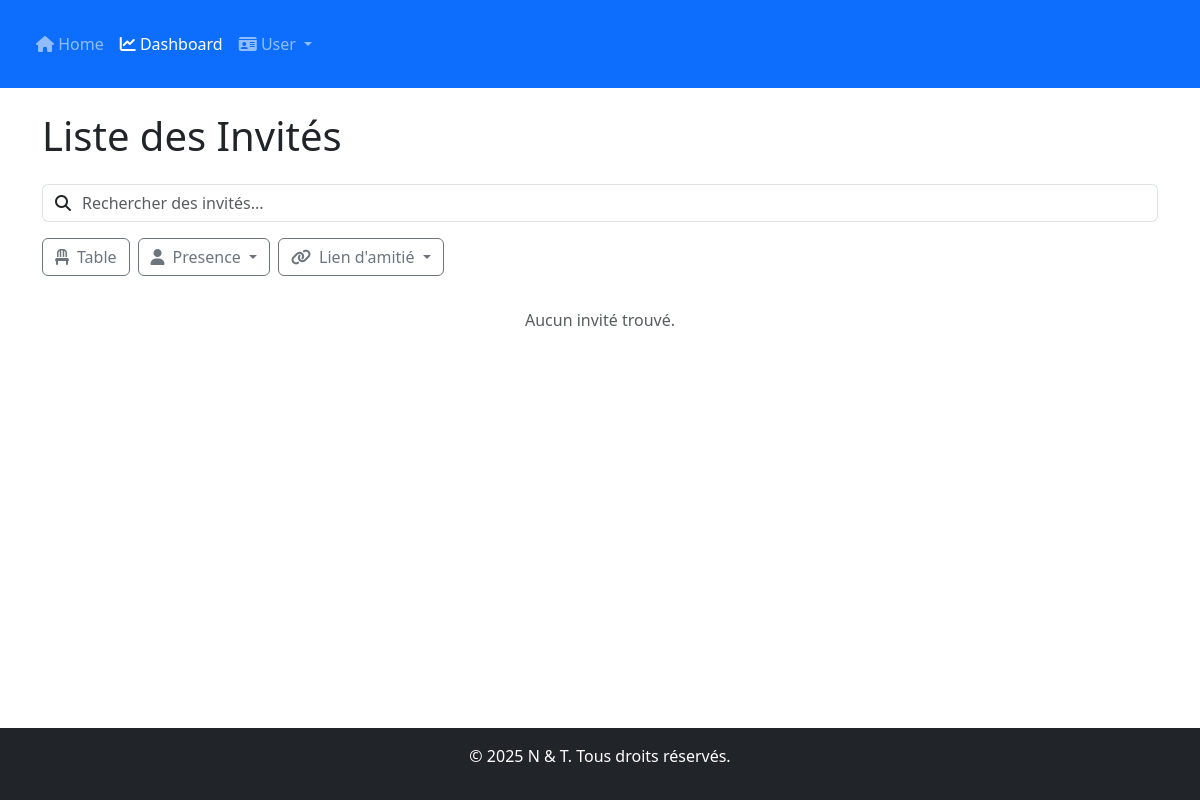
Page /cheking/search/?code=A64 on the earlier database version.
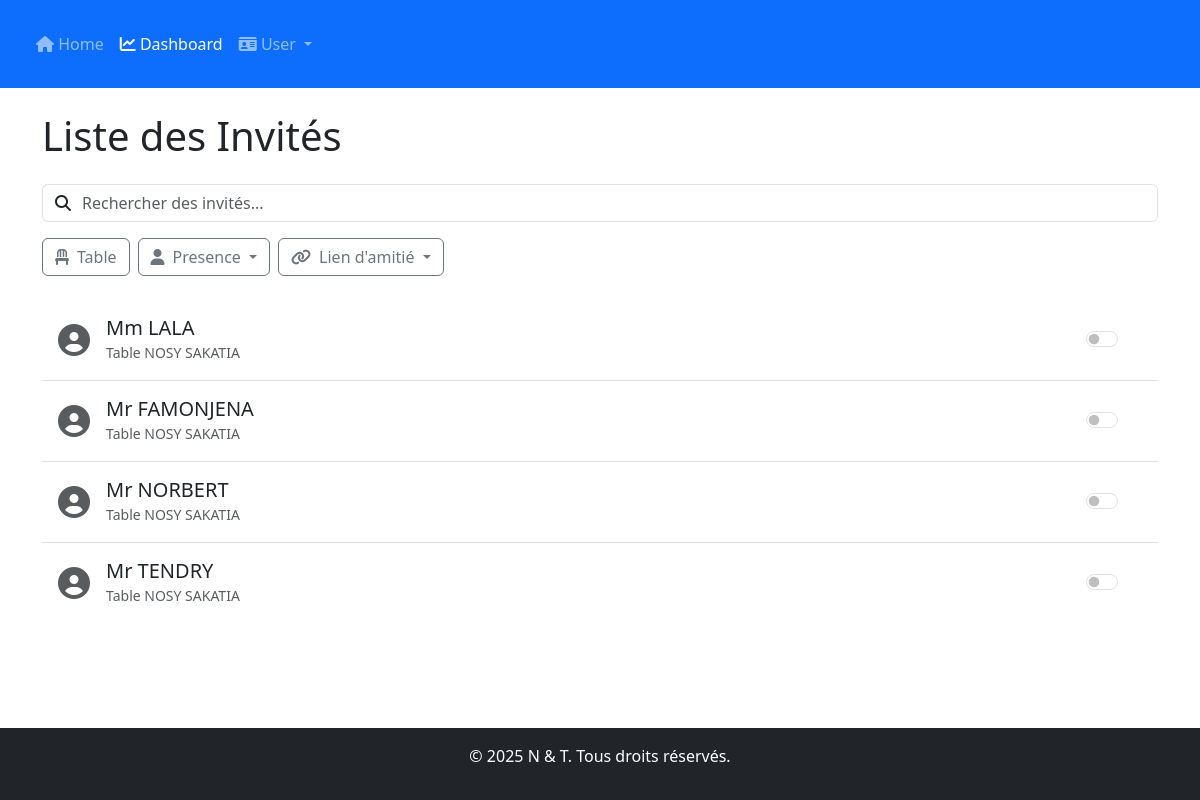
Same page on the later database version.
### cheking/models.py (models this page shows, shortened)
class Invite(models.Model):
    nom = models.CharField(max_length=100)
    ville = models.ForeignKey(Ville, on_delete=models.CASCADE, null=True, blank=True)
    quartier = models.ForeignKey(Quartier, on_delete=models.CASCADE, null=True, blank=True)
    invitation = models.ForeignKey(QrCode, on_delete=models.CASCADE, related_name='invites')
    nombre = models.IntegerField(default=1)
    est_present = models.BooleanField(default=False)
    attente_de_validation = models.BooleanField(default=False)
    lien_amitie = models.ForeignKey(LienAmitie, on_delete=models.CASCADE, null=True, blank=True)

class QrCode(models.Model):
    code = models.CharField(max_length=100, unique=True)
    table = models.ForeignKey(Tables, on_delete=models.CASCADE, null=True, blank=True)

class Tables(models.Model):
    nom = models.CharField(max_length=100)
    def __str__(self):
        return f"Table {self.nom}"

### cheking/views.py (the view)
# urls.py: path('search/', views.search, name="search"),
def search(request):
    code = request.GET.get('code', None)
    if code:
        invites = Invite.objects.filter(invitation__code=code)
    else:
        invites = Invite.objects.all()
    tables = get_tables(invites)
    if not invites.exists():
        messages.error(request, "Aucun invité trouvé avec ce code.")
    context= {
        'tables': tables,
        'invites': invites,}
    return render(request, 'cheking/search_invites.html', context)

### cheking/views.py (called while the page is built)
def get_tables(liste):
    tables = set()
    for invite in liste:
        if invite.invitation and invite.invitation.table:
            tables.add(invite.invitation.table.nom)
    return sorted(tables)

### cheking/templates/cheking/search_invites.html (shortened to what this page needs)
{% extends 'base.html' %}
{% load static %}
{% block content %}
<div class="container py-4">
    <div class="d-flex justify-content-between align-items-center mb-4">
        <h1 class="mb-0">Liste des Invités</h1>
    </div>
    <div class="input-group mb-3">
        <span class="input-group-text bg-white border-end-0" id="search-addon"><i class="fas fa-search"></i></span>
        <input type="text" class="form-control border-start-0 ps-0" placeholder="Rechercher des invités..." aria-label="Search" aria-describedby="search-addon" id="guestSearchInput">
    </div>
    <div class="d-flex flex-wrap gap-2 mb-4">
        <button class="btn btn-outline-secondary filter-btn" data-filter-type="table" id="tableButton">
            <i class="fas fa-chair me-2"></i>Table
        </button>
        <div class="dropdown">
            <button class="btn btn-outline-secondary dropdown-toggle filter-btn" id="abscentButton" data-filter-type="presence" data-default-text="Presence" data-default-icon="fas fa-user me-2" type="button" data-bs-toggle="dropdown" aria-expanded="false">
                <i class="fas fa-user me-2"></i>Presence
            </button>
        </div>
        <div class="dropdown">
            <button class="btn btn-outline-secondary dropdown-toggle filter-btn" id="friendshipButton" data-filter-type="friendship" data-default-text="Lien d'amitié" data-default-icon="fas fa-link me-2" data-bs-toggle="dropdown" aria-expanded="false">
                <i class="fas fa-link me-2"></i>Lien d'amitié
            </button>
        </div>
    </div>
    <div class="guest-list-container overflow-auto" style="max-height: calc(100vh - 400px);">
        <ul class="list-group list-group-flush" id="guestList">
            {% for invite in invites %}
                <li class="list-group-item d-flex justify-content-between align-items-center py-3 guest-item"
                    data-table="{{ invite.invitation.table.nom|default_if_none:'' }}"
                    data-location="{{ invite.quartier.nom|default_if_none:'' }}"
                    data-abcent="{{ invite.est_present }}"
                    data-friendship="{{ invite.lien_amitie.lien|default_if_none:'' }}">
                    <a href="{% url 'cheking:detail' invite.id %}" class="text-decoration-none d-flex align-items-center flex-grow-1 text-dark">
                        <i class="fas fa-user-circle fa-2x me-3 text-muted"></i>
                        <div>
                            <h5 class="mb-0 guest-name">{{ invite.nom }}</h5>
                            <small class="text-muted guest-table">{{ invite.invitation.table|default:"Table : Non assignée" }}</small>
                        </div>
                    </a>
                    <div class="d-flex align-items-center guest-controls">
                        <div class="form-check form-switch me-3">
                            <input class="form-check-input presence-switch"
                                type="checkbox"
                                role="switch"
                                id="presence-switch-{{ invite.id }}"
                                data-invite-id="{{ invite.id }}"
                                {% if invite.est_present %}checked{% endif %}>
                        </div>
                    </div>
                </li>
            {% empty %}
                <li class="list-group-item text-center text-muted">Aucun invité trouvé.</li>
            {% endfor %}
        </ul>
    </div>
</div>
{% endblock %}

Differences in the rows shown:
now on this page (row edited): Invite: nom "Mm LALA", invitation.table "Table NOSY SAKATIA"
now on this page (row edited): Invite: nom "Mr FAMONJENA", invitation.table "Table NOSY SAKATIA"
now on this page (row edited): Invite: nom "Mr NORBERT", invitation.table "Table NOSY SAKATIA"
now on this page (row edited): Invite: nom "Mr TENDRY", invitation.table "Table NOSY SAKATIA"
Other differences:
text no longer shown: "Aucun invité trouvé."
